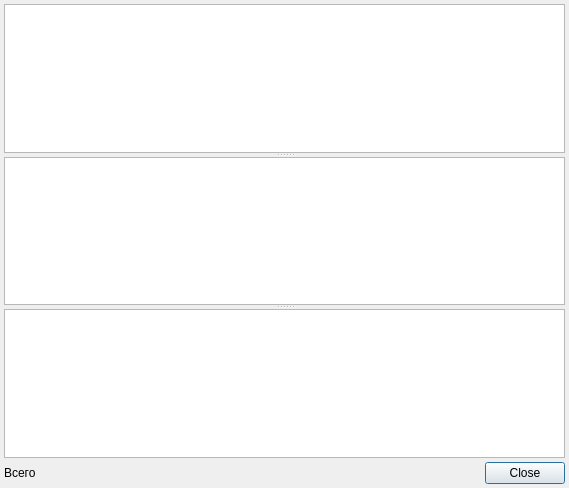
<?xml version="1.0" encoding="UTF-8"?>
<ui version="4.0">
 <class>RBInfectionItemList</class>
 <widget class="QDialog" name="RBInfectionItemList">
  <property name="geometry">
   <rect>
    <x>0</x>
    <y>0</y>
    <width>569</width>
    <height>488</height>
   </rect>
  </property>
  <property name="windowTitle">
   <string>Dialog</string>
  </property>
  <layout class="QGridLayout" name="gridLayout">
   <property name="margin">
    <number>4</number>
   </property>
   <property name="spacing">
    <number>4</number>
   </property>
   <item row="0" column="0" colspan="2">
    <widget class="QSplitter" name="splitter">
     <property name="orientation">
      <enum>Qt::Vertical</enum>
     </property>
     <widget class="QWidget" name="pnlItems" native="true">
      <layout class="QVBoxLayout" name="verticalLayout">
       <property name="spacing">
        <number>0</number>
       </property>
       <property name="margin">
        <number>0</number>
       </property>
       <item>
        <widget class="CTableView" name="tblItems"/>
       </item>
      </layout>
     </widget>
     <widget class="QWidget" name="pnlVaccines" native="true">
      <layout class="QVBoxLayout" name="verticalLayout_2">
       <property name="spacing">
        <number>0</number>
       </property>
       <property name="margin">
        <number>0</number>
       </property>
       <item>
        <widget class="CTableView" name="tblInfectionVaccines"/>
       </item>
      </layout>
     </widget>
     <widget class="QWidget" name="pnlMinimumTerms" native="true">
      <layout class="QVBoxLayout" name="verticalLayout_3">
       <property name="spacing">
        <number>0</number>
       </property>
       <property name="margin">
        <number>0</number>
       </property>
       <item>
        <widget class="CTableView" name="tblInfectionMinimumTerms"/>
       </item>
      </layout>
     </widget>
    </widget>
   </item>
   <item row="1" column="0">
    <widget class="QLabel" name="label">
     <property name="text">
      <string>Всего</string>
     </property>
    </widget>
   </item>
   <item row="1" column="1">
    <widget class="QDialogButtonBox" name="buttonBox">
     <property name="orientation">
      <enum>Qt::Horizontal</enum>
     </property>
     <property name="standardButtons">
      <set>QDialogButtonBox::Close</set>
     </property>
    </widget>
   </item>
  </layout>
 </widget>
 <customwidgets>
  <customwidget>
   <class>CTableView</class>
   <extends>QTableView</extends>
   <header>library/TableView.h</header>
  </customwidget>
 </customwidgets>
 <tabstops>
  <tabstop>tblItems</tabstop>
  <tabstop>tblInfectionVaccines</tabstop>
  <tabstop>tblInfectionMinimumTerms</tabstop>
  <tabstop>buttonBox</tabstop>
 </tabstops>
 <resources/>
 <connections>
  <connection>
   <sender>buttonBox</sender>
   <signal>accepted()</signal>
   <receiver>RBInfectionItemList</receiver>
   <slot>accept()</slot>
   <hints>
    <hint type="sourcelabel">
     <x>248</x>
     <y>254</y>
    </hint>
    <hint type="destinationlabel">
     <x>157</x>
     <y>274</y>
    </hint>
   </hints>
  </connection>
  <connection>
   <sender>buttonBox</sender>
   <signal>rejected()</signal>
   <receiver>RBInfectionItemList</receiver>
   <slot>reject()</slot>
   <hints>
    <hint type="sourcelabel">
     <x>316</x>
     <y>260</y>
    </hint>
    <hint type="destinationlabel">
     <x>286</x>
     <y>274</y>
    </hint>
   </hints>
  </connection>
 </connections>
</ui>
